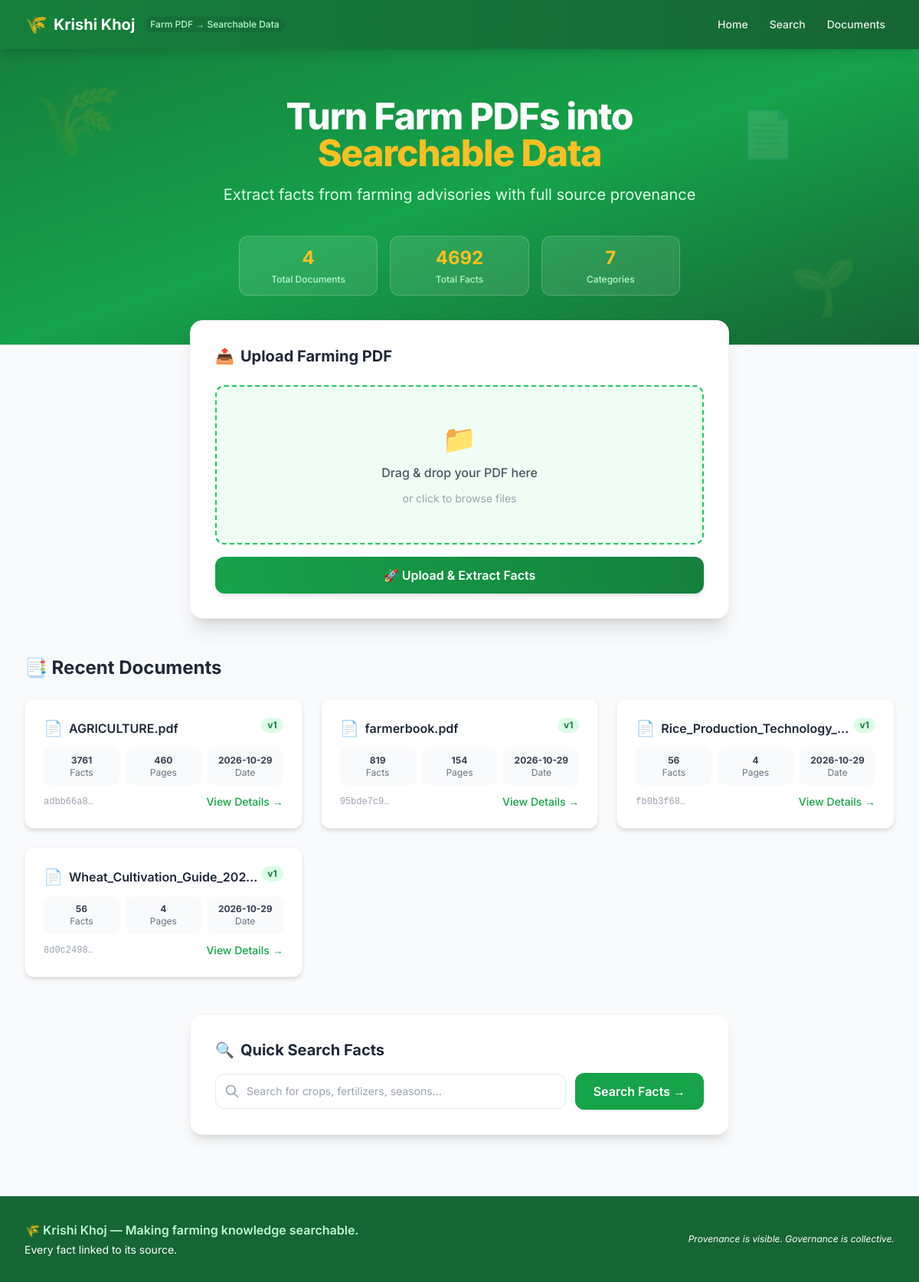
The page / on the database its author committed.
### tables this page shows
CREATE TABLE documents (
                id INTEGER PRIMARY KEY AUTOINCREMENT,
                filename TEXT NOT NULL,
                file_hash TEXT NOT NULL,
                version INTEGER DEFAULT 1,
                upload_date TEXT NOT NULL,
                page_count INTEGER DEFAULT 0,
                file_path TEXT NOT NULL,
                file_size INTEGER DEFAULT 0
            );

### app.py (the view)
@app.route('/')
def index():
    stats = get_stats()
    documents = get_all_documents()
    return render_template('index.html', stats=stats, documents=documents)

### database.py (called while the page is built)
def get_db_connection():
    conn = sqlite3.connect(DATABASE_PATH)
    conn.row_factory = sqlite3.Row
    conn.execute("PRAGMA foreign_keys = ON")
    return conn

def get_all_documents():
    conn = get_db_connection()
    try:
        cursor = conn.cursor()
        cursor.execute("""
            SELECT d.*, COUNT(f.id) as fact_count
            FROM documents d
            LEFT JOIN facts f ON d.id = f.document_id
            GROUP BY d.id
            ORDER BY d.upload_date DESC
        """)
        return [dict(row) for row in cursor.fetchall()]
    finally:
        conn.close()

def get_stats():
    conn = get_db_connection()
    try:
        cursor = conn.cursor()
        cursor.execute("SELECT COUNT(*) as c FROM documents")
        total_documents = cursor.fetchone()['c']
        cursor.execute("SELECT COUNT(*) as c FROM facts")
        total_facts = cursor.fetchone()['c']
        cursor.execute("SELECT COUNT(*) as c FROM page_texts")
        total_pages = cursor.fetchone()['c']
        categories = get_distinct_values('category')
        crops = get_distinct_values('crop_name')
        seasons = get_distinct_values('season')
        return {
            'total_documents': total_documents,
            'total_facts': total_facts,
            'total_pages': total_pages,
            'categories': categories,
            'crops': crops,
            'seasons': seasons,
        }
    finally:
        conn.close()

def get_distinct_values(column):
    allowed_columns = {'crop_name', 'category', 'season', 'region', 'unit'}
    if column not in allowed_columns:
        raise ValueError(f"Column '{column}' not allowed. Must be one of {allowed_columns}")
    conn = get_db_connection()
    try:
        cursor = conn.cursor()
        cursor.execute(
            f"SELECT DISTINCT {column} FROM facts WHERE {column} IS NOT NULL ORDER BY {column}"
        )
        return [row[0] for row in cursor.fetchall()]
    finally:
        conn.close()

### templates/index.html (shortened to what this page needs)
{% extends "base.html" %}
{% block content %}
<section class="bg-gradient-to-br from-krishi-700 via-krishi-600 to-krishi-800 text-white py-16 relative overflow-hidden">
    <div class="absolute inset-0 opacity-10">
        <div class="absolute top-10 left-10 text-8xl">🌾</div>
        <div class="absolute bottom-10 right-20 text-7xl">🌱</div>
        <div class="absolute top-20 right-40 text-6xl">📄</div>
    </div>
    <div class="max-w-7xl mx-auto px-4 sm:px-6 lg:px-8 relative z-10">
        <div class="text-center">
            <h1 class="text-4xl md:text-5xl font-extrabold tracking-tight mb-4">
                Turn Farm PDFs into<br>
                <span class="text-saffron-400">Searchable Data</span>
            </h1>
            <p class="text-lg md:text-xl text-krishi-100 max-w-2xl mx-auto mb-10">
                Extract facts from farming advisories with full source provenance
            </p>
        </div>
        <div class="grid grid-cols-3 gap-4 max-w-xl mx-auto">
            <div class="bg-white/10 backdrop-blur-sm rounded-xl px-4 py-3 text-center border border-white/20">
                <div class="text-2xl font-bold text-saffron-400">{{ stats.total_documents }}</div>
                <div class="text-xs text-krishi-200 font-medium mt-1">Total Documents</div>
            </div>
            <div class="bg-white/10 backdrop-blur-sm rounded-xl px-4 py-3 text-center border border-white/20">
                <div class="text-2xl font-bold text-saffron-400">{{ stats.total_facts }}</div>
                <div class="text-xs text-krishi-200 font-medium mt-1">Total Facts</div>
            </div>
            <div class="bg-white/10 backdrop-blur-sm rounded-xl px-4 py-3 text-center border border-white/20">
                <div class="text-2xl font-bold text-saffron-400">{{ stats.categories|length }}</div>
                <div class="text-xs text-krishi-200 font-medium mt-1">Categories</div>
            </div>
        </div>
    </div>
</section>
<section class="max-w-3xl mx-auto px-4 sm:px-6 lg:px-8 -mt-8 relative z-20">
    <div class="bg-white rounded-2xl shadow-xl p-8 border border-gray-100">
        <h2 class="text-xl font-bold text-gray-800 mb-6 flex items-center space-x-2">
            <span>📤</span><span>Upload Farming PDF</span>
        </h2>
        <form id="upload-form" action="/upload" method="POST" enctype="multipart/form-data">
            <div id="drop-zone" class="drop-zone mb-4">
                <div class="flex flex-col items-center space-y-3 py-4">
                    <div class="text-4xl">📁</div>
                    <p class="text-gray-600 font-medium">Drag & drop your PDF here</p>
                    <p class="text-gray-400 text-sm">or click to browse files</p>
                </div>
            </div>
            <button type="submit"
                class="w-full bg-gradient-to-r from-krishi-600 to-krishi-700 hover:from-krishi-700 hover:to-krishi-800 text-white font-semibold py-3 px-6 rounded-xl shadow-md hover:shadow-lg transform hover:-translate-y-0.5 transition-all">
                🚀 Upload & Extract Facts
            </button>
        </form>
    </div>
</section>
{% if documents %}
<section class="max-w-7xl mx-auto px-4 sm:px-6 lg:px-8 mt-12">
    <h2 class="text-2xl font-bold text-gray-800 mb-6">📑 Recent Documents</h2>
    <div class="grid grid-cols-1 md:grid-cols-2 lg:grid-cols-3 gap-6">
        {% for doc in documents %}
        <a href="/document/{{ doc.id }}" class="hover-card bg-white rounded-xl shadow-md border border-gray-100 p-6 block group">
            <div class="flex items-start justify-between mb-3">
                <div class="flex items-center space-x-2 min-w-0">
                    <span class="text-xl">📄</span>
                    <h3 class="font-semibold text-gray-800 truncate group-hover:text-krishi-700">{{ doc.filename }}</h3>
                </div>
                <span class="shrink-0 bg-krishi-100 text-krishi-700 text-xs font-bold px-2 py-0.5 rounded-full">v{{ doc.version }}</span>
            </div>
            <div class="grid grid-cols-3 gap-2 text-center text-xs mb-3">
                <div class="bg-gray-50 rounded-lg py-2">
                    <div class="font-bold text-gray-700">{{ doc.fact_count }}</div>
                    <div class="text-gray-500">Facts</div>
                </div>
                <div class="bg-gray-50 rounded-lg py-2">
                    <div class="font-bold text-gray-700">{{ doc.page_count }}</div>
                    <div class="text-gray-500">Pages</div>
                </div>
                <div class="bg-gray-50 rounded-lg py-2">
                    <div class="font-bold text-gray-700">{{ doc.upload_date[:10] if doc.upload_date|length > 10 else doc.upload_date }}</div>
                    <div class="text-gray-500">Date</div>
                </div>
            </div>
            <div class="flex items-center justify-between">
                <code class="text-xs text-gray-400 font-mono">{{ doc.file_hash[:8] }}…</code>
                <span class="text-krishi-600 text-sm font-medium group-hover:translate-x-1 inline-block transition-transform">View Details →</span>
            </div>
        </a>
        {% endfor %}
    </div>
</section>
{% endif %}
<section class="max-w-3xl mx-auto px-4 sm:px-6 lg:px-8 mt-12 mb-8">
    <div class="bg-white rounded-2xl shadow-lg p-8 border border-gray-100">
        <h2 class="text-xl font-bold text-gray-800 mb-4 flex items-center space-x-2">
            <span>🔍</span><span>Quick Search Facts</span>
        </h2>
        <form id="quick-search-form" class="flex items-center space-x-3">
            <div class="flex-1 relative">
                <span class="absolute inset-y-0 left-3 flex items-center text-gray-400">
                    <svg class="w-5 h-5" fill="none" stroke="currentColor" viewBox="0 0 24 24"><path stroke-linecap="round" stroke-linejoin="round" stroke-width="2" d="M21 21l-6-6m2-5a7 7 0 11-14 0 7 7 0 0114 0z"/></svg>
                </span>
                <input type="text" name="q" placeholder="Search for crops, fertilizers, seasons..."
                    class="w-full pl-10 pr-4 py-3 border border-gray-200 rounded-xl focus:ring-2 focus:ring-krishi-500 focus:border-krishi-500 outline-none text-sm">
            </div>
            <button type="submit"
                class="bg-krishi-600 hover:bg-krishi-700 text-white font-semibold py-3 px-6 rounded-xl shadow hover:shadow-md transition-all whitespace-nowrap">
                Search Facts →
            </button>
        </form>
    </div>
</section>
{% endblock %}

### templates/base.html (shortened to what this page needs)
<!DOCTYPE html>
<html lang="en">
<head>
    <script src="https://cdn.tailwindcss.com"></script>
    <link rel="stylesheet" href="/static/css/style.css">
</head>
<body class="font-sans bg-gray-50 text-gray-800 min-h-screen flex flex-col">
    <nav class="bg-gradient-to-r from-krishi-700 to-krishi-800 shadow-lg sticky top-0 z-50">
        <div class="max-w-7xl mx-auto px-4 sm:px-6 lg:px-8">
            <div class="flex items-center justify-between h-16">
                <div class="flex items-center space-x-3">
                    <a href="/" class="flex items-center space-x-2 group">
                        <span class="text-2xl">🌾</span>
                        <span class="text-xl font-bold text-white group-hover:text-krishi-200">Krishi Khoj</span>
                    </a>
                    <span class="hidden sm:inline text-krishi-200 text-xs font-medium bg-krishi-800/50 px-2 py-0.5 rounded-full">Farm PDF → Searchable Data</span>
                </div>
                <div class="flex items-center space-x-1">
                    <a href="/" class="text-white/90 hover:text-white hover:bg-white/10 px-3 py-2 rounded-lg text-sm font-medium transition-colors">Home</a>
                    <a href="/search" class="text-white/90 hover:text-white hover:bg-white/10 px-3 py-2 rounded-lg text-sm font-medium transition-colors">Search</a>
                    <a href="/documents" class="text-white/90 hover:text-white hover:bg-white/10 px-3 py-2 rounded-lg text-sm font-medium transition-colors">Documents</a>
                </div>
            </div>
        </div>
    </nav>
    <main class="flex-1">
        {% block content %}{% endblock %}
    </main>
    <footer class="bg-krishi-800 text-white mt-12">
        <div class="max-w-7xl mx-auto px-4 sm:px-6 lg:px-8 py-8">
            <div class="flex flex-col md:flex-row items-center justify-between space-y-4 md:space-y-0">
                <div class="text-center md:text-left">
                    <p class="text-krishi-200 font-semibold">🌾 Krishi Khoj — Making farming knowledge searchable.</p>
                    <p class="text-krishi-300 text-sm mt-1">Every fact linked to its source.</p>
                </div>
                <div class="text-center md:text-right">
                    <p class="text-krishi-300 text-xs italic">Provenance is visible. Governance is collective.</p>
                </div>
            </div>
        </div>
    </footer>
</body>
</html>

### static/css/style.css (style rules this page uses)
* { transition: all 0.2s ease; }
.drop-zone { border: 2px dashed #22c55e; border-radius: 12px; padding: 2rem; text-align: center; cursor: pointer; transition: all 0.3s ease; background: #f0fdf4; }

### rows shown on the page
documents: filename "AGRICULTURE.pdf", version "1", fact_count "3761", page_count "460", upload_date "2026-10-29", file_hash "adbb66a8"
documents: filename "farmerbook.pdf", version "1", fact_count "819", page_count "154", upload_date "2026-10-29", file_hash "95bde7c9"
documents: filename "Rice_Production_Technology_…", version "1", fact_count "56", page_count "4", upload_date "2026-10-29", file_hash "fb0b3f68"
documents: filename "Wheat_Cultivation_Guide_202…", version "1", fact_count "56", page_count "4", upload_date "2026-10-29", file_hash "8d0c2498"

### other values the page prints
{{ stats.total_documents }} "4"
{{ stats.total_facts }} "4692"
{{ stats.categories|length }} "7"
